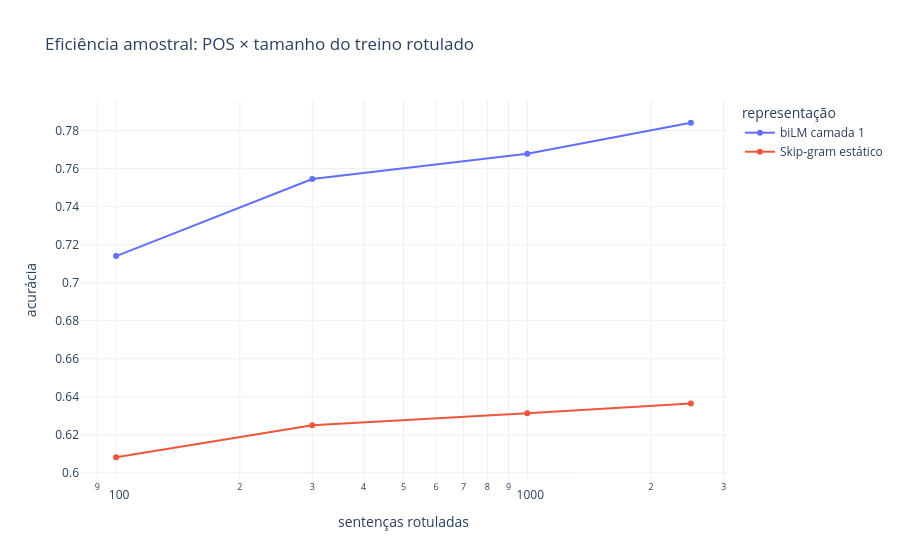

The notebook cell saved with this chart:
### Markdown cell above
## 6. Eficiência amostral (§5.4, Fig. 1 do artigo)

Com ELMo, o modelo SRL com **1 %** dos dados rotulados iguala o baseline com **10 %**. Reproduzimos a forma da curva no POS: acurácia × fração de sentenças rotuladas, com a camada 1 do biLM × o vetor estático.

### Code cell
rows = []
for n in ([100, 300, 1000] if FAST else [100, 300, 1000, 2500]):
    for name, Xall_tr, Xall_te in [("biLM camada 1", [r[1] for r in reps_train], [r[1] for r in reps_test]), ("Skip-gram estático", [static(s) for s in train], [static(s) for s in test])]:
        Xtr = np.vstack(Xall_tr[:n]); ytr_n = [t_ for s in train[:n] for _, t_ in s]
        Xte = np.vstack(Xall_te)
        acc = float((LinearClassifier(max_iter=300).fit(Xtr, ytr_n).predict(Xte) == yte).mean())
        rows.append({"sentenças rotuladas": n, "representação": name, "acurácia": acc})
px.line(pd.DataFrame(rows), x="sentenças rotuladas", y="acurácia", color="representação", markers=True, log_x=True, template="plotly_white", title="Eficiência amostral: POS × tamanho do treino rotulado").show()

### Figure 1 — Plotly figure (JSON) as saved in the notebook; plotly's stock layout.template omitted (floating-point values rounded to 4 significant figures)
{"data": [{"hovertemplate": "representação=biLM camada 1<br>sentenças rotuladas=%{x}<br>acurácia=%{y}<extra></extra>", "legendgroup": "biLM camada 1", "line": {"color": "#636efa", "dash": "solid"}, "marker": {"symbol": "circle"}, "mode": "lines+markers", "name": "biLM camada 1", "orientation": "v", "showlegend": true, "type": "scatter", "x": [100, 300, 1000, 2500], "xaxis": "x", "y": [0.714, 0.7545, 0.7678, 0.7841], "yaxis": "y"}, {"hovertemplate": "representação=Skip-gram estático<br>sentenças rotuladas=%{x}<br>acurácia=%{y}<extra></extra>", "legendgroup": "Skip-gram estático", "line": {"color": "#EF553B", "dash": "solid"}, "marker": {"symbol": "circle"}, "mode": "lines+markers", "name": "Skip-gram estático", "orientation": "v", "showlegend": true, "type": "scatter", "x": [100, 300, 1000, 2500], "xaxis": "x", "y": [0.6082, 0.625, 0.6313, 0.6365], "yaxis": "y"}], "layout": {"legend": {"title": {"text": "representação"}, "tracegroupgap": 0}, "title": {"text": "Eficiência amostral: POS × tamanho do treino rotulado"}, "xaxis": {"anchor": "y", "domain": [0.0, 1.0], "title": {"text": "sentenças rotuladas"}, "type": "log"}, "yaxis": {"anchor": "x", "domain": [0.0, 1.0], "title": {"text": "acurácia"}}}}
